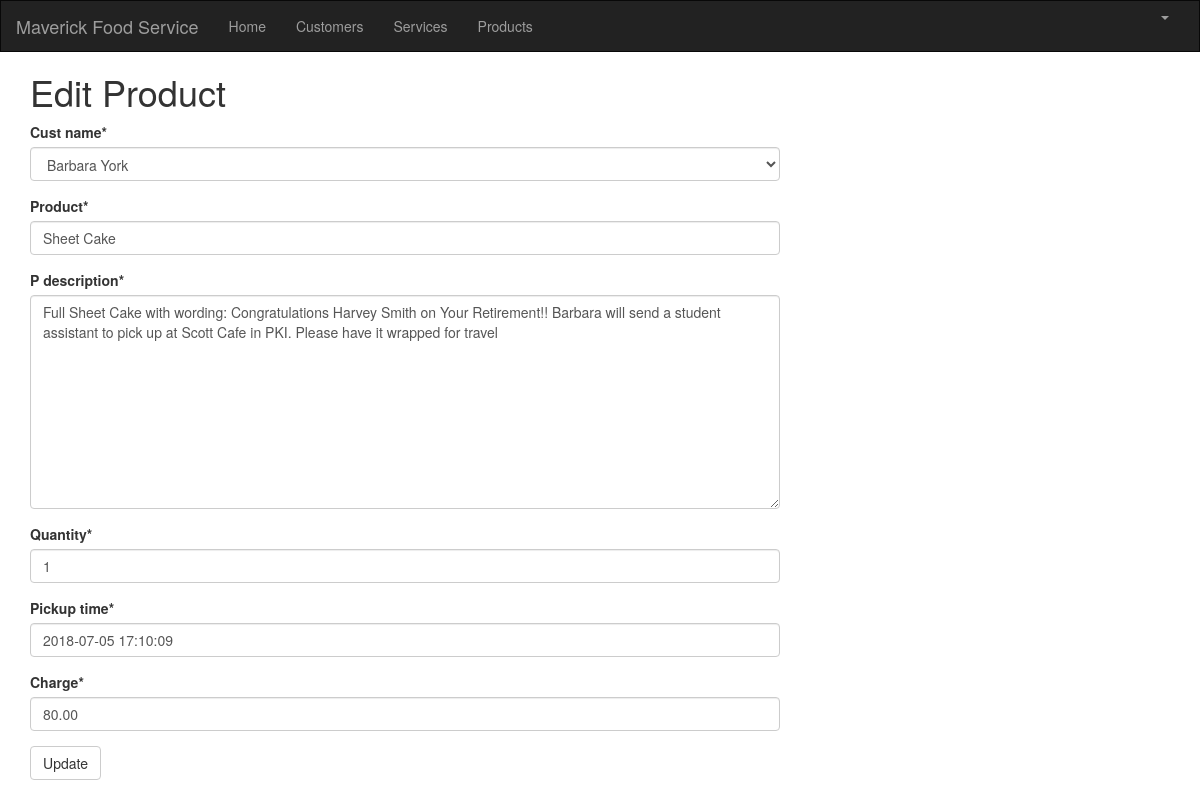
The app's page /product/2/edit/ (signed in) with its own data.
### crm/models.py (models this page shows, shortened)
class Customer(models.Model):
    cust_name = models.CharField(max_length=50)
    organization = models.CharField(max_length=100, blank=True)
    role = models.CharField(max_length=100)
    email = models.EmailField(max_length=100)
    bldgroom = models.CharField(max_length=100)
    address = models.CharField(max_length=200)
    account_number = models.IntegerField(blank=False, null=False)
    city = models.CharField(max_length=50)
    state = models.CharField(max_length=50)
    zipcode = models.CharField(max_length=10)
    phone_number = models.CharField(max_length=50)
    created_date = models.DateTimeField(
        default=timezone.now)
    updated_date = models.DateTimeField(auto_now_add=True)
    def __str__(self):
        return str(self.cust_name)

class Product(models.Model):
    cust_name = models.ForeignKey(Customer, on_delete=models.CASCADE, related_name='products')
    product = models.CharField(max_length=100)
    p_description = models.TextField()
    quantity = models.IntegerField()
    pickup_time = models.DateTimeField(
        default=timezone.now)
    charge = models.DecimalField(max_digits=10, decimal_places=2)
    created_date = models.DateTimeField(
        default=timezone.now)
    updated_date = models.DateTimeField(auto_now_add=True)

### crm/views.py (the view)
# urls.py: path('product/<int:pk>/edit/', views.product_edit, name='product_edit'),
@login_required
def product_edit(request, pk):
   product = get_object_or_404(Product, pk=pk)
   if request.method == "POST":
       form = ProductForm(request.POST, instance=product)
       if form.is_valid():
           product = form.save()
           product.updated_date = timezone.now()
           product.save()
           products = Product.objects.filter(created_date__lte=timezone.now())
           return render(request, 'crm/product_list.html', {'products': products})
   else:
       form = ProductForm(instance=product)
   return render(request, 'crm/product_edit.html', {'form': form})

### crm/forms.py
class ProductForm(forms.ModelForm):
    class Meta:
        model = Product
        fields = ('cust_name', 'product', 'p_description', 'quantity', 'pickup_time', 'charge', )

### crm/templates/crm/product_edit.html
{% extends 'crm/base.html' %}
{% load crispy_forms_tags %}
{% block content %}
    <h1>Edit Product</h1>
    <form method="POST" class="product-form">{% csrf_token %}
         {{ form|crispy }}
        <button type="submit" class="save btn btn-default">Update</button>
    </form>
{% endblock %}

### records on screen
Customer: cust_name "Barbara York"
Product: product "Sheet Cake", p_description "Full Sheet Cake with wording: Congratulations Harvey Smith on Your Retirement!! Barbara will send a student assistant to pick up at Scott Cafe in PKI. Please have it wrapped for travel", quantity "1", pickup_time "2018-07-05 17:10:09", charge "80.00"
